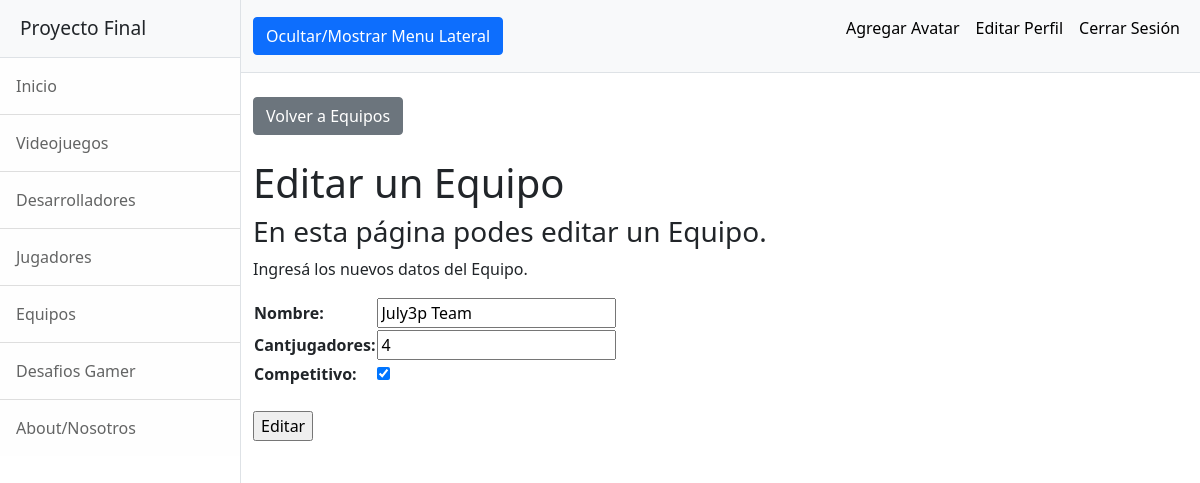
The page /AppFinal/equiposEditar/July3p Team (signed in) on the database its author committed.
### AppFinal/models.py (models this page shows, shortened)
class Equipos(models.Model):
    nombre = models.CharField(max_length=15)
    cantJugadores = models.IntegerField()
    competitivo = models.BooleanField()

### AppFinal/views.py (the view)
# urls.py: path('equiposEditar/<equipo_a_editar>', views.equiposEditar, name="EquiposEditar"),
@login_required
def equiposEditar(request, equipo_a_editar):
    equipo = Equipos.objects.get(nombre=equipo_a_editar)
    if request.method == 'POST':
        formulario = EquiposFormulario(request.POST)
        if formulario.is_valid():
            input = formulario.cleaned_data
            equipo.nombre=input['nombre']
            equipo.cantJugadores=input['cantJugadores']
            equipo.competitivo=input['competitivo']
            equipo.save()
            return render(request, 'AppFinal/equipos.html') # Sustituir por una vista de "Equipo creado" o algo así en el futuro
    else:
        formulario = EquiposFormulario(initial={"nombre":equipo.nombre, "cantJugadores":equipo.cantJugadores, "competitivo":equipo.competitivo})
    return render(request, 'AppFinal/equiposEditar.html', {'formulario':formulario, "equipo_a_editar":equipo_a_editar})

### AppFinal/forms.py
class EquiposFormulario(forms.Form):
    nombre = forms.CharField(max_length=15)
    cantJugadores = forms.IntegerField()
    competitivo = forms.BooleanField(required=False)

### AppFinal/templates/AppFinal/equiposEditar.html
{% extends "AppFinal/padre.html" %}
{% load static %}
{% block dynamicContent %}
    <div class="container-fluid">
        <br><a class="btn btn-secondary" href="{% url 'Equipos' %}">Volver a Equipos</a>
        <h1 class="mt-4">Editar un Equipo</h1>
        <h3>En esta página podes editar un Equipo.</h3>
        <p>Ingresá los nuevos datos del Equipo.</p>
        <form action="" method="POST">{% csrf_token %}
            <table>{{ formulario.as_table }}</table><br>
            <input type="submit" value="Editar">
        </form>
    </div>
{% endblock %}

### rows shown on the page
Equipos: nombre "July3p Team", cantJugadores "4", competitivo "☑"
